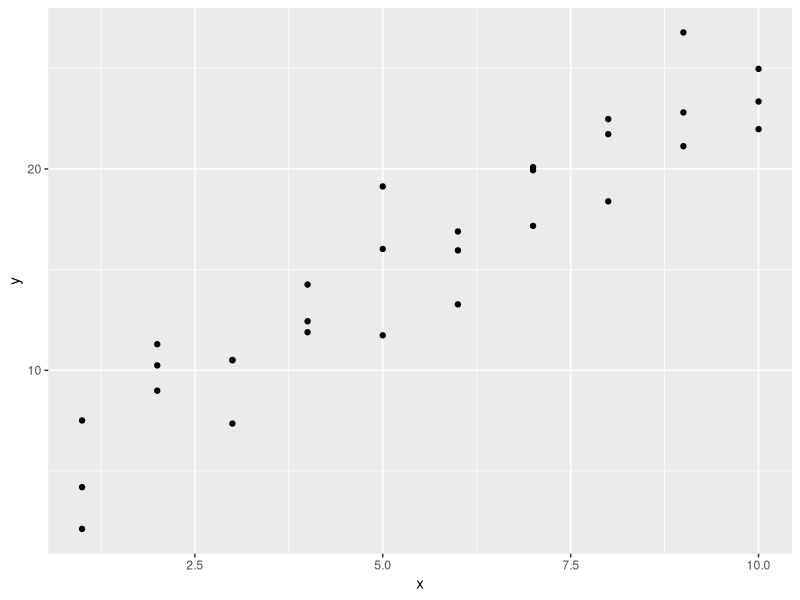
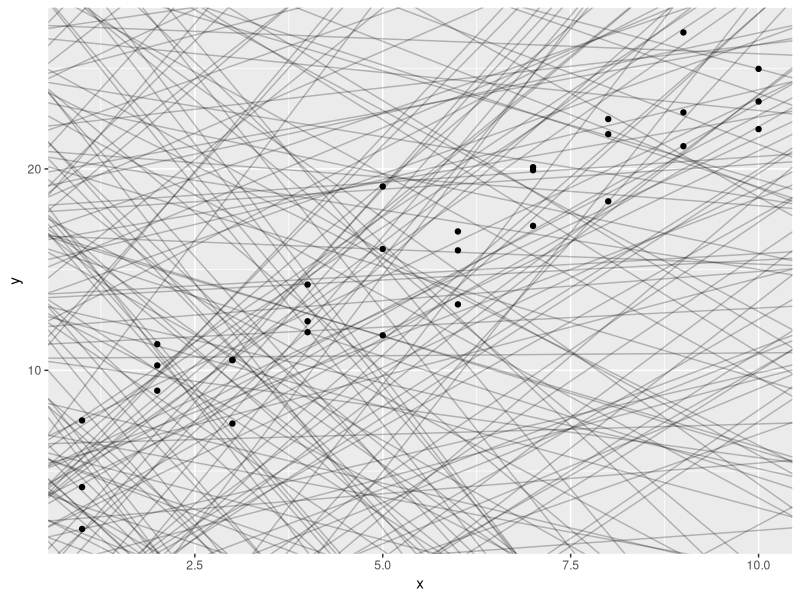
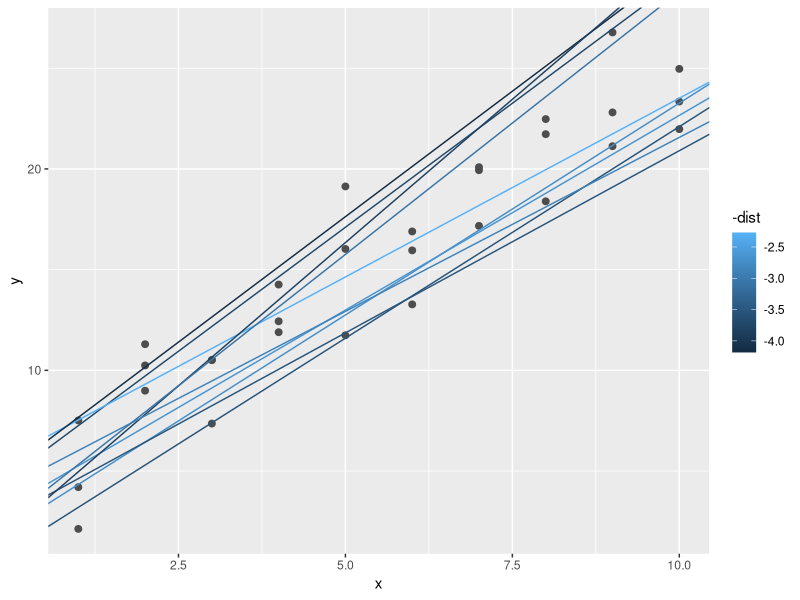
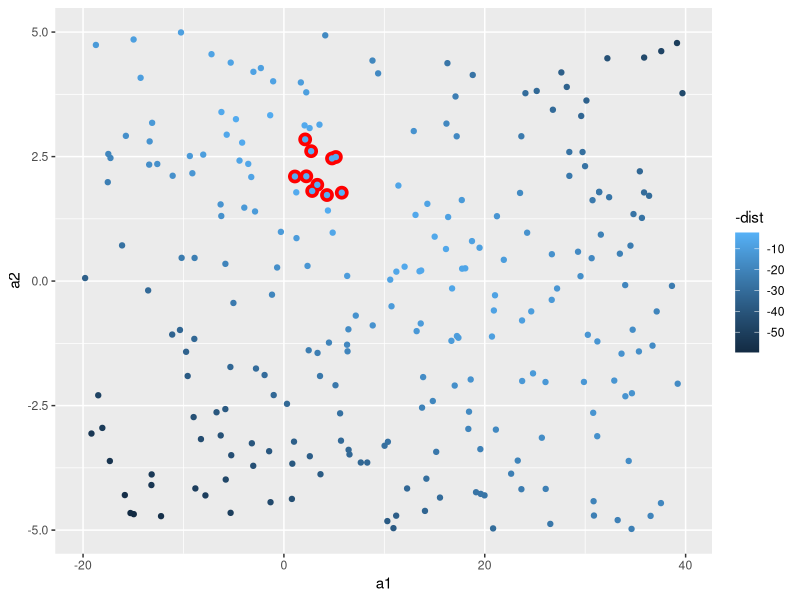
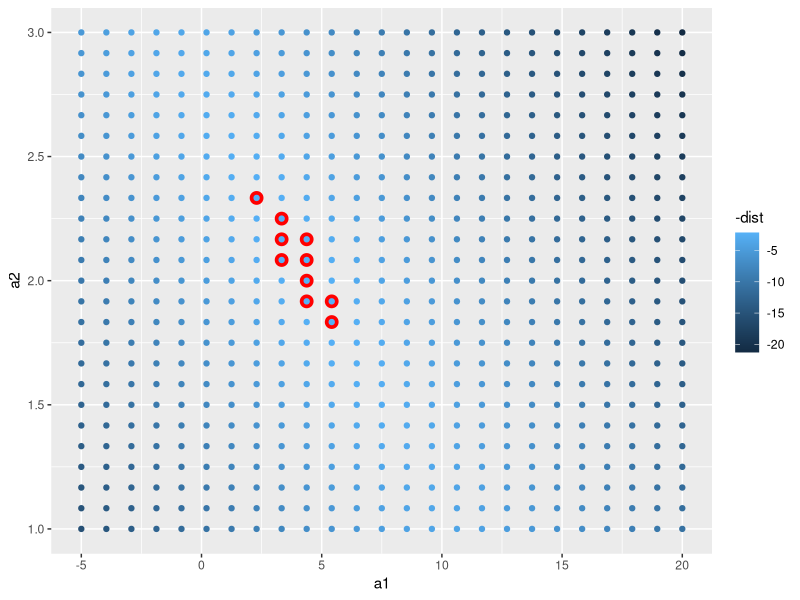
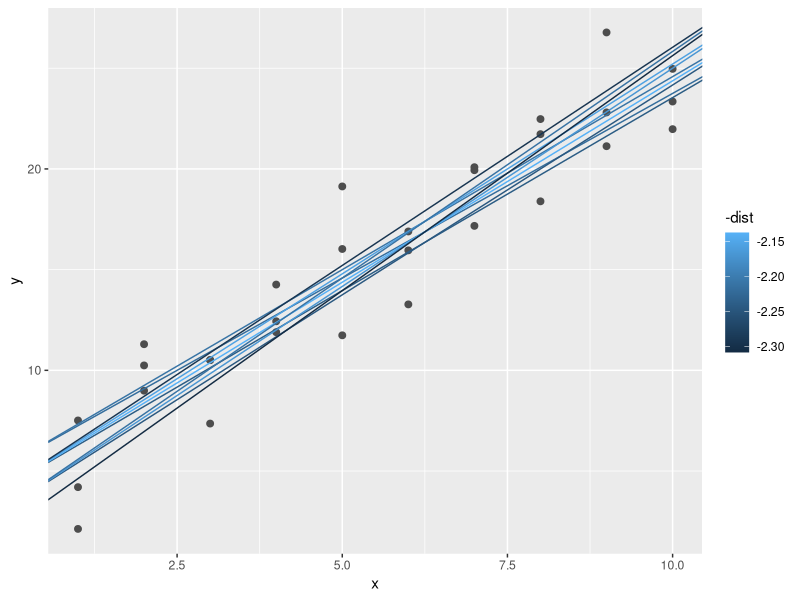
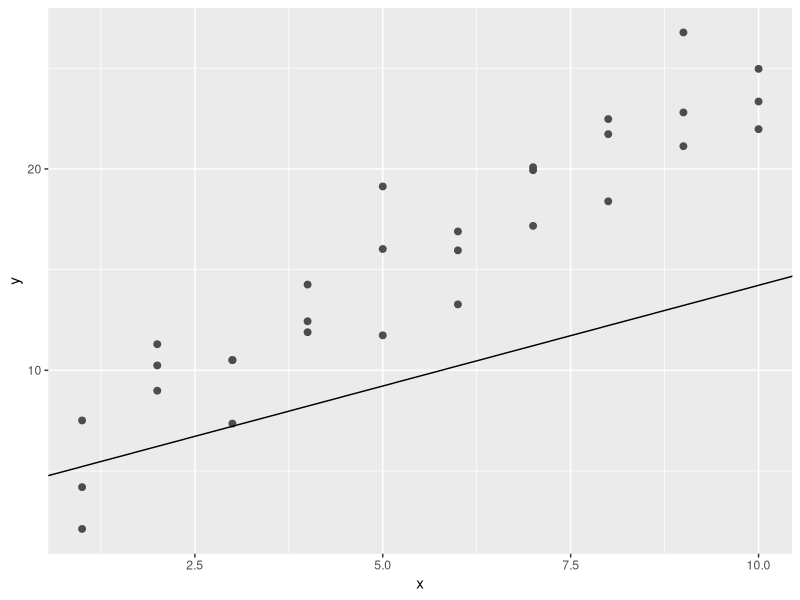
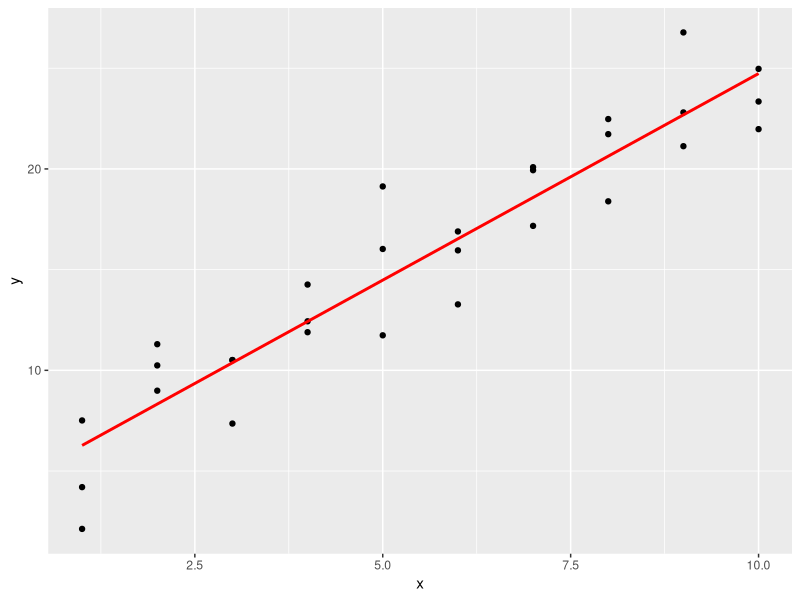

Generate these figures, in order, with R:
## ---- chunk 1
knitr::opts_chunk$set(collapse = TRUE, dev = "png", comment = "#>")
#Sys.setlocale('LC_ALL','C') # Embed this directly in the Rmarkdown script that contains the Chinese character comment
options(digits=3)
options(max.print=200)
## ---- chunk 2
library(tidyverse)
library(modelr)
options(na.action = na.warn)
## ---- chunk 3
ggplot(sim1, aes(x, y)) + 
    geom_point()
## ---- chunk 4
models = tibble(
    a1 = runif(250, -20, 40),
    a2 = runif(250, -5, 5)
)
ggplot(sim1, aes(x, y)) + 
    geom_abline(
        aes(intercept = a1, slope = a2),
        data = models, alpha = 1/4
    ) + 
    geom_point()
## ---- chunk 5
model1 = function(a, data) {
    a[1] + data$x * a[2]
}
model1(c(7, 1.5), sim1)
## ---- chunk 6
measure_distance = function(mod, data){
    diff = data$y - model1(mod, data)
    sqrt(mean(diff ^2))
}
measure_distance(c(7,1.5), sim1)
## ---- chunk 7
sim1_dist = function(a1, a2) {
    measure_distance(c(a1, a2), sim1)
}
models = models %>% 
    mutate(dist = purrr::map2_dbl(a1, a2, sim1_dist))
models
## ---- chunk 8
ggplot(sim1, aes(x, y)) + 
    geom_point(size = 2, color = "grey30") + 
    geom_abline(
        aes(intercept = a1, slope = a2, color = -dist),
        data = filter(models, rank(dist) <= 10)
    )
## ---- chunk 9
ggplot(models, aes(a1, a2)) + 
    geom_point(
        data = filter(models, rank(dist) <= 10),
        size = 4, color = "red"
    ) + 
    geom_point(aes(color = -dist))
## ---- chunk 10
grid = expand.grid(
    a1 = seq(-5, 20, length = 25),
    a2 = seq(1, 3, length = 25)
) %>% 
    mutate(dist = purrr::map2_dbl(a1, a2, sim1_dist))
grid %>% 
    ggplot(aes(a1, a2)) +
    geom_point(
        data = filter(grid, rank(dist) <= 10),
        size = 4, color = "red"
    ) + 
    geom_point(aes(color = -dist))
## ---- chunk 11
ggplot(sim1, aes(x, y)) + 
    geom_point(size = 2, color = "grey30") + 
    geom_abline(
        aes(intercept = a1, slope = a2, color = -dist),
        data = filter(grid, rank(dist) <= 10)
    )
## ---- chunk 12
best = optim(c(0,0), measure_distance, data = sim1)
best$par
## ---- chunk 13
ggplot(sim1, aes(x, y)) + 
    geom_point(size = 2, color = "grey30") + 
    geom_abline(intercept = best$par[1], slop = best$par[2])
## ---- chunk 14
sim1_mod = lm(y ~ x, data = sim1)
coef(sim1_mod)
## ---- chunk 15
grid = sim1 %>% 
    data_grid(x)
grid
## ---- chunk 16
grid = grid %>% 
    add_predictions(sim1_mod)
grid
## ---- chunk 17
ggplot(sim1, aes(x)) + 
    geom_point(aes(y = y)) +
    geom_line(
        aes(y = pred),
        data = grid,
        color = "red",
        size = 1
    )
## ---- chunk 18
sim1 = sim1 %>% 
    add_residuals(sim1_mod)
sim1
## ---- chunk 19
ggplot(sim1, aes(resid)) + 
    geom_freqpoly(binwidth = 0.5)
## ---- chunk 20
ggplot(sim1, aes(x, resid)) + 
    geom_ref_line(h = 0) + 
    geom_point()
## ---- chunk 21
df = tribble(
    ~y, ~x1, ~x2,
    4, 2, 5,
    5, 1, 6
)
model_matrix(df, y ~ x1)
## ---- chunk 22
model_matrix(df, y ~ x1 - 1)
## ---- chunk 23
model_matrix(df, y ~ x1 + x2)
## ---- chunk 24
df = tribble(
    ~ sex, ~ response,
    "male", 1, 
    "female", 2,
    "male", 1
)
model_matrix(df, response ~ sex)
## ---- chunk 25
ggplot(sim2) + 
    geom_point(aes(x, y))
## ---- chunk 26
mod2 = lm(y ~ x, data = sim2)
grid = sim2 %>% 
    data_grid(x) %>% 
    add_predictions(mod2)
grid
## ---- chunk 27
ggplot(sim2, aes(x)) + 
    geom_point(aes(y = y)) + 
    geom_point(
        data = grid,
        aes(y = pred, color = "red", size = 4)
    )
## ---- chunk 28
ggplot(sim3, aes(x1, y)) + 
    geom_point(aes(color = x2))
## ---- chunk 29
mod1 = lm(y ~ x1 + x2, data = sim3)
mod2 = lm(y ~ x1 * x2, data = sim3)
## ---- chunk 30
grid = sim3 %>% 
    data_grid(x1, x2) %>% 
    gather_predictions(mod1, mod2)
grid
## ---- chunk 31
ggplot(sim3, aes(x1, y, color = x2)) + 
    geom_point() + 
    geom_line(data = grid, aes(y = pred)) + 
    facet_wrap( ~ model)
## ---- chunk 32
sim3 = sim3 %>% 
    gather_residuals(mod1, mod2)
ggplot(sim3, aes(x1, resid, color = x2)) + 
    geom_point() + 
    facet_wrap(model ~ x2)
## ---- chunk 33
mod1 = lm(y ~ x1 + x2, data = sim4)
mod2 = lm(y ~ x1 + x2, data = sim4)
grid = sim4 %>% 
    data_grid(
        x1 = seq_range(x1, 5),
        x2 = seq_range(x2, 5)
    ) %>% 
    gather_predictions(mod1, mod2)
## ---- chunk 34
seq_range(c(0.0123, 0.923423), n = 5)
seq_range(c(0.0123, 0.923423), n = 5, pretty = TRUE)
## ---- chunk 35
x1 = rcauchy(100)
seq_range(x1, n = 5)
seq_range(x1, n = 5, trim = 0.10)
seq_range(x1, n = 5, trim = 0.25)
seq_range(x1, n = 5, trim = 0.50)
## ---- chunk 36
x2 = c(0, 1)
seq_range(x2, n = 5)
seq_range(x2, n = 5, expand = 0.10)
seq_range(x2, n = 5, expand = 0.25)
seq_range(x2, n = 5, expand = 0.50)
## ---- chunk 37
ggplot(grid, aes(x1, x2)) + 
    geom_tile(aes(fill = pred)) + 
    facet_wrap(~ model)
## ---- chunk 38
ggplot(grid, aes(x1, pred, color = x2, group = x2)) + 
    geom_line() + 
    facet_wrap(~ model)
ggplot(grid, aes(x2, pred, color = x1, group = x1)) + 
    geom_line() + 
    facet_wrap(~ model)
## ---- chunk 39
df = tribble(
    ~y, ~x,
    1, 1,
    2, 2,
    3, 3
)
model_matrix(df, y ~ x^2 + x)
model_matrix(df, y ~ I(x^2) + x)
## ---- chunk 40
model_matrix(df, y ~ poly(x, 2))
## ---- chunk 41
library(splines)
model_matrix(df, y ~ ns(x, 2))
## ---- chunk 42
sim5 = tibble(
    x = seq(0, 3.5 * pi, length = 50),
    y = 4 * sin(x) + rnorm(length(x))
)
ggplot(sim5, aes(x, y)) + 
    geom_point()
## ---- chunk 43
mod1 = lm(y ~ ns(x, 1), data = sim5)
mod2 = lm(y ~ ns(x, 2), data = sim5)
mod3 = lm(y ~ ns(x, 3), data = sim5)
mod4 = lm(y ~ ns(x, 4), data = sim5)
mod5 = lm(y ~ ns(x, 5), data = sim5)
## ---- chunk 44
grid = sim5 %>% 
    data_grid(x = seq_range(x, n = 50, expand = 0.1)) %>% 
    gather_predictions(mod1, mod2, mod3, mod4, mod5, .pred = "y")
ggplot(sim5, aes(x, y)) + 
    geom_point() +
    geom_line(data = grid, color = "red") + 
    facet_grid(~ model)
## ---- chunk 45
df = tribble(
    ~x, ~y,
    1, 2.2,
    2, NA,
    3, 3.5,
    4, 8.3,
    NA, 10
)
mod = lm(y ~ x, data = df)
## ---- chunk 46
mod = lm(y ~ x, data = df, na.action = na.exclude)
## ---- chunk 47
nobs(mod)
